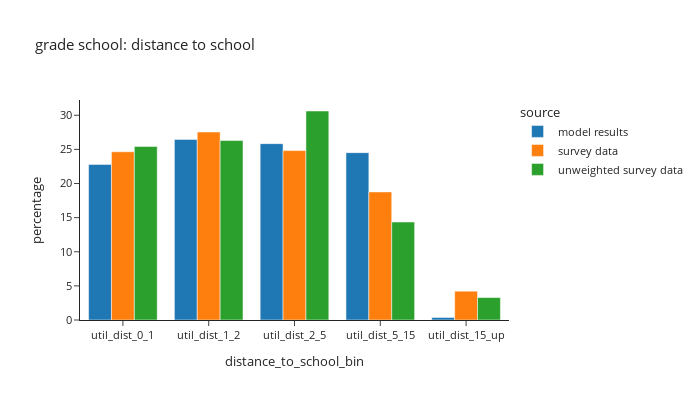
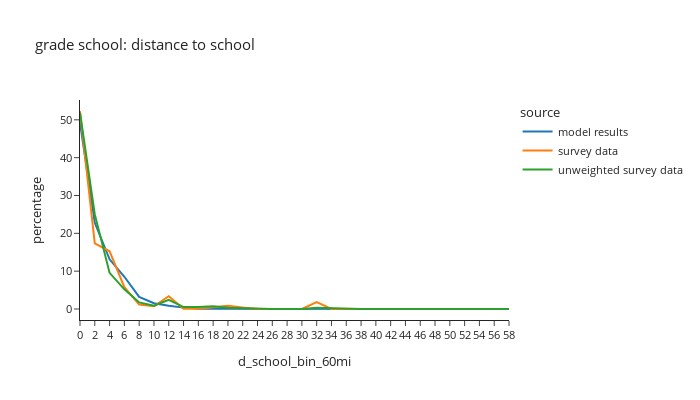

The notebook cell these images were saved under, in order:
### Code cell
# distance to school: grade school
plot_distance(per_data,'is_gradeschool',"grade school: distance to school")

### Figure 1 — Plotly figure (JSON) as saved in the notebook; plotly's stock layout.template omitted (floating-point values rounded to 4 significant figures)
{"data": [{"alignmentgroup": "True", "hovertemplate": "source=model results<br>distance_to_school_bin=%{x}<br>percentage=%{y}<extra></extra>", "legendgroup": "model results", "marker": {"color": "#1F77B4", "pattern": {"shape": ""}}, "name": "model results", "offsetgroup": "model results", "orientation": "v", "showlegend": true, "textposition": "auto", "type": "bar", "x": ["util_dist_0_1", "util_dist_1_2", "util_dist_2_5", "util_dist_5_15", "util_dist_15_up"], "xaxis": "x", "y": [22.8, 26.46, 25.84, 24.52, 0.3699], "yaxis": "y"}, {"alignmentgroup": "True", "hovertemplate": "source=survey data<br>distance_to_school_bin=%{x}<br>percentage=%{y}<extra></extra>", "legendgroup": "survey data", "marker": {"color": "#FF7F0E", "pattern": {"shape": ""}}, "name": "survey data", "offsetgroup": "survey data", "orientation": "v", "showlegend": true, "textposition": "auto", "type": "bar", "x": ["util_dist_0_1", "util_dist_1_2", "util_dist_2_5", "util_dist_5_15", "util_dist_15_up"], "xaxis": "x", "y": [24.65, 27.54, 24.82, 18.77, 4.222], "yaxis": "y"}, {"alignmentgroup": "True", "hovertemplate": "source=unweighted survey data<br>distance_to_school_bin=%{x}<br>percentage=%{y}<extra></extra>", "legendgroup": "unweighted survey data", "marker": {"color": "#2CA02C", "pattern": {"shape": ""}}, "name": "unweighted survey data", "offsetgroup": "unweighted survey data", "orientation": "v", "showlegend": true, "textposition": "auto", "type": "bar", "x": ["util_dist_0_1", "util_dist_1_2", "util_dist_2_5", "util_dist_5_15", "util_dist_15_up"], "xaxis": "x", "y": [25.43, 26.3, 30.62, 14.36, 3.287], "yaxis": "y"}], "layout": {"barmode": "group", "font": {"size": 11}, "height": 400, "legend": {"title": {"text": "source"}, "tracegroupgap": 0}, "title": {"text": "grade school: distance to school"}, "width": 700, "xaxis": {"anchor": "y", "domain": [0.0, 1.0], "title": {"text": "distance_to_school_bin"}}, "yaxis": {"anchor": "x", "domain": [0.0, 1.0], "title": {"text": "percentage"}}}}

### Figure 2 — Plotly figure (JSON) as saved in the notebook; plotly's stock layout.template omitted (floating-point values rounded to 4 significant figures)
{"data": [{"hovertemplate": "source=model results<br>d_school_bin_60mi=%{x}<br>percentage=%{y}<extra></extra>", "legendgroup": "model results", "line": {"color": "#1F77B4", "dash": "solid"}, "marker": {"symbol": "circle"}, "mode": "lines", "name": "model results", "orientation": "v", "showlegend": true, "type": "scatter", "x": ["0", "2", "4", "6", "8", "10", "12", "14", "16", "18", "20", "22", "24", "26", "28", "30", "32", "34", "36", "38", "40", "42", "44", "46", "48", "50", "52", "54", "56", "58"], "xaxis": "x", "y": [49.27, 22.78, 13.13, 8.518, 3.196, 1.529, 0.879, 0.364, 0.05849, 0.0582, 0.0447, 0.04499, 0.03976, 0.02467, 0.03265, 0.02249, 0.007256, 0.002903, 0.001161, 0.0001451, 0.0, 0.0, 0.0, 0.0, 0.0, 0.0, 0.0, 0.0, 0.0, 0.0], "yaxis": "y"}, {"hovertemplate": "source=survey data<br>d_school_bin_60mi=%{x}<br>percentage=%{y}<extra></extra>", "legendgroup": "survey data", "line": {"color": "#FF7F0E", "dash": "solid"}, "marker": {"symbol": "circle"}, "mode": "lines", "name": "survey data", "orientation": "v", "showlegend": true, "type": "scatter", "x": ["0", "2", "4", "6", "8", "10", "12", "14", "16", "18", "20", "22", "24", "26", "28", "30", "32", "34", "36", "38", "40", "42", "44", "46", "48", "50", "52", "54", "56", "58"], "xaxis": "x", "y": [52.34, 17.36, 15.25, 5.768, 1.181, 0.7348, 3.376, 0.04288, 0.05768, 0.5401, 0.8812, 0.3924, 0.01228, 0.0, 0.0, 0.0, 1.845, 0.0108, 0.0, 0.0, 0.0, 0.0, 0.1063, 0.0, 0.1063, 0.0, 0.0, 0.0, 0.0, 0.0], "yaxis": "y"}, {"hovertemplate": "source=unweighted survey data<br>d_school_bin_60mi=%{x}<br>percentage=%{y}<extra></extra>", "legendgroup": "unweighted survey data", "line": {"color": "#2CA02C", "dash": "solid"}, "marker": {"symbol": "circle"}, "mode": "lines", "name": "unweighted survey data", "orientation": "v", "showlegend": true, "type": "scatter", "x": ["0", "2", "4", "6", "8", "10", "12", "14", "16", "18", "20", "22", "24", "26", "28", "30", "32", "34", "36", "38", "40", "42", "44", "46", "48", "50", "52", "54", "56", "58"], "xaxis": "x", "y": [51.91, 25.0, 9.549, 5.208, 1.736, 0.8681, 2.431, 0.5208, 0.5208, 0.6944, 0.3472, 0.1736, 0.1736, 0.0, 0.0, 0.0, 0.3472, 0.1736, 0.0, 0.0, 0.0, 0.0, 0.1736, 0.0, 0.1736, 0.0, 0.0, 0.0, 0.0, 0.0], "yaxis": "y"}], "layout": {"font": {"size": 11}, "height": 400, "legend": {"title": {"text": "source"}, "tracegroupgap": 0}, "title": {"text": "grade school: distance to school"}, "width": 700, "xaxis": {"anchor": "y", "domain": [0.0, 1.0], "title": {"text": "d_school_bin_60mi"}}, "yaxis": {"anchor": "x", "domain": [0.0, 1.0], "title": {"text": "percentage"}}}}
